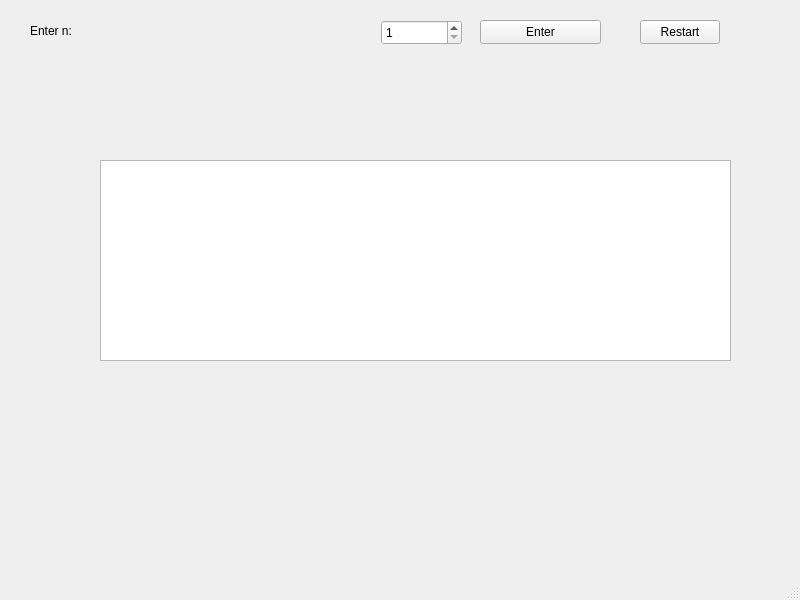
<?xml version="1.0" encoding="UTF-8"?>
<ui version="4.0">
 <class>MainWindow</class>
 <widget class="QMainWindow" name="MainWindow">
  <property name="geometry">
   <rect>
    <x>0</x>
    <y>0</y>
    <width>800</width>
    <height>600</height>
   </rect>
  </property>
  <property name="windowTitle">
   <string>MainWindow</string>
  </property>
  <widget class="QWidget" name="centralwidget">
   <widget class="QLabel" name="Message">
    <property name="geometry">
     <rect>
      <x>30</x>
      <y>20</y>
      <width>331</width>
      <height>21</height>
     </rect>
    </property>
    <property name="text">
     <string>Enter n:</string>
    </property>
   </widget>
   <widget class="QSpinBox" name="spinBox">
    <property name="geometry">
     <rect>
      <x>381</x>
      <y>20</y>
      <width>81</width>
      <height>25</height>
     </rect>
    </property>
    <property name="minimum">
     <number>1</number>
    </property>
    <property name="maximum">
     <number>2147483647</number>
    </property>
   </widget>
   <widget class="QPushButton" name="pushButton_restart">
    <property name="geometry">
     <rect>
      <x>640</x>
      <y>20</y>
      <width>80</width>
      <height>24</height>
     </rect>
    </property>
    <property name="text">
     <string>Restart</string>
    </property>
   </widget>
   <widget class="QLabel" name="label_n">
    <property name="geometry">
     <rect>
      <x>100</x>
      <y>80</y>
      <width>121</width>
      <height>16</height>
     </rect>
    </property>
    <property name="text">
     <string/>
    </property>
   </widget>
   <widget class="QPushButton" name="pushButton_enter">
    <property name="geometry">
     <rect>
      <x>480</x>
      <y>20</y>
      <width>121</width>
      <height>24</height>
     </rect>
    </property>
    <property name="text">
     <string>Enter</string>
    </property>
   </widget>
   <widget class="QTextEdit" name="textEdit">
    <property name="enabled">
     <bool>true</bool>
    </property>
    <property name="geometry">
     <rect>
      <x>100</x>
      <y>160</y>
      <width>631</width>
      <height>201</height>
     </rect>
    </property>
    <property name="autoFillBackground">
     <bool>false</bool>
    </property>
    <property name="readOnly">
     <bool>true</bool>
    </property>
   </widget>
   <widget class="QLabel" name="label_mod">
    <property name="geometry">
     <rect>
      <x>100</x>
      <y>120</y>
      <width>111</width>
      <height>16</height>
     </rect>
    </property>
    <property name="text">
     <string/>
    </property>
   </widget>
   <widget class="QLabel" name="label_ans">
    <property name="geometry">
     <rect>
      <x>100</x>
      <y>400</y>
      <width>221</width>
      <height>16</height>
     </rect>
    </property>
    <property name="text">
     <string/>
    </property>
   </widget>
  </widget>
  <widget class="QMenuBar" name="menubar">
   <property name="geometry">
    <rect>
     <x>0</x>
     <y>0</y>
     <width>800</width>
     <height>19</height>
    </rect>
   </property>
  </widget>
  <widget class="QStatusBar" name="statusbar"/>
 </widget>
 <resources/>
 <connections/>
</ui>
